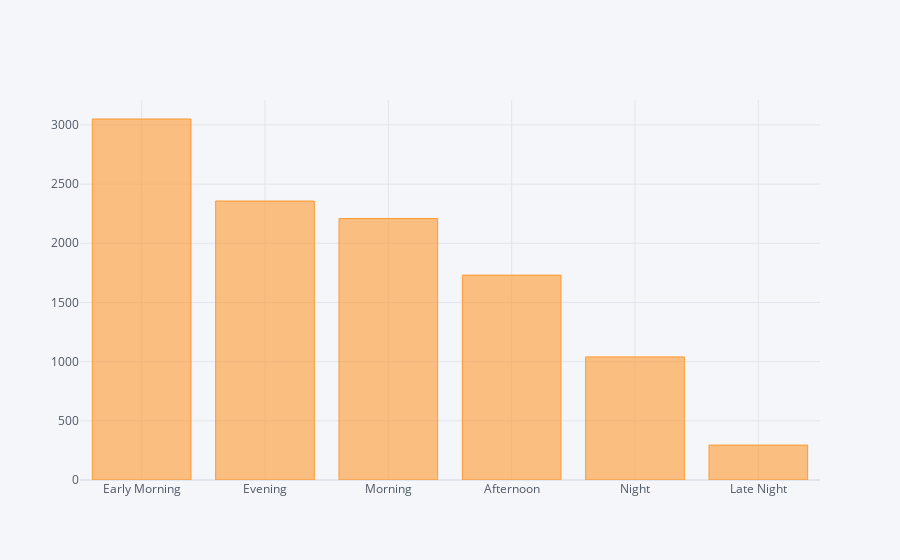

This figure's notebook cell:
### Code cell
df['Dep_Time_hour'].apply(time_of_day).value_counts().iplot(kind='bar')

### Figure 1 — Plotly figure (JSON) as saved in the notebook; plotly's stock layout.template omitted (floating-point values rounded to 4 significant figures)
{"data": [{"marker": {"color": "rgba(255, 153, 51, 0.6)", "line": {"color": "rgba(255, 153, 51, 1.0)", "width": 1}}, "name": "count", "orientation": "v", "text": "", "type": "bar", "x": ["Early Morning", "Evening", "Morning", "Afternoon", "Night", "Late Night"], "y": [3050, 2357, 2209, 1731, 1040, 295]}], "layout": {"autosize": true, "legend": {"bgcolor": "#F5F6F9", "font": {"color": "#4D5663"}}, "paper_bgcolor": "#F5F6F9", "plot_bgcolor": "#F5F6F9", "title": {"font": {"color": "#4D5663"}}, "xaxis": {"autorange": true, "gridcolor": "#E1E5ED", "range": [-0.5, 5.5], "showgrid": true, "tickfont": {"color": "#4D5663"}, "title": {"font": {"color": "#4D5663"}, "text": ""}, "type": "category", "zerolinecolor": "#E1E5ED"}, "yaxis": {"autorange": true, "gridcolor": "#E1E5ED", "range": [0, 3211.0], "showgrid": true, "tickfont": {"color": "#4D5663"}, "title": {"font": {"color": "#4D5663"}, "text": ""}, "type": "linear", "zerolinecolor": "#E1E5ED"}}}
